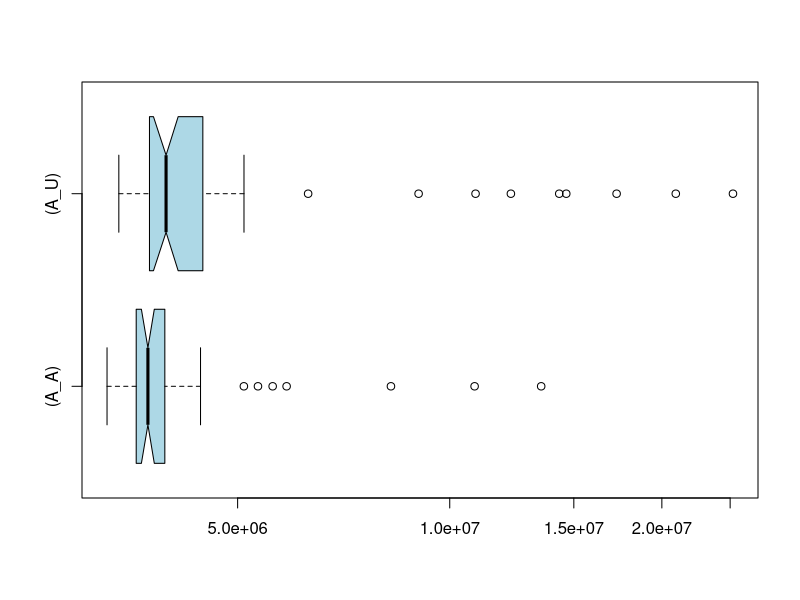

Reproduce this figure in R.
if (exists("A_A")) remove("A_A")
if (exists("A_U")) remove("A_U")
if (exists("C_A")) remove("C_A")
if (exists("C_U")) remove("C_U")
A_U<-c(3853937,3860518,3857588,14302591,3846775,4450748,4163999,10880314,3610058,3934905,3851805,3616858,9032744,3890190,4098153,3769943,4021774,20931579,3759618,3640917,4757719,3418078,3912065,4022792,4186428,3474187,25231688,4050122,3572689,4157069,17251136,4462861,3788602,3458341,3391421,3979992,5105135,6295652,4011971,3587924,3671293,14633864,3794751,3715149,4109055,5047716,12211678,3587884,4060704,3748733)
A_A<-c(5868088,3551827,3807333,3779234,3592654,3959885,4387502,13482564,3554868,3618423,3373539,3589587,3780041,3636478,3659981,4162257,3723874,3850018,5343803,3323353,3735362,3941581,10846471,3930019,3788387,3790925,3399570,3703500,3591116,3516641,3918901,3941607,3720564,3420047,3349214,3654296,5103237,8252042,5606575,3637626,3488930,3649072,3723365,3547794,3842994,4429181,4065768,3263279,3866901,3581918)
if (exists("A_U")) boxplot.stats(A_U)
if (exists("A_A")) boxplot.stats(A_A)
if (exists("C_U")) boxplot.stats(C_U)
if (exists("C_A")) boxplot.stats(C_A)
if (exists("A_U")) summary(A_U)
if (exists("A_A")) summary(A_A)
if (exists("C_U")) summary(C_U)
if (exists("C_A")) summary(C_A)
if (exists("A_U")) boxplot(A_A,A_U,col="lightblue",horizontal=TRUE,log="x",match=TRUE,names=c("(A_A)","(A_U)"),notch=TRUE)
if (exists("C_U")) boxplot(C_A,C_U,col="lightblue",horizontal=TRUE,log="x",match=TRUE,names=c("(C_A)","(C_U)"),notch=TRUE)
